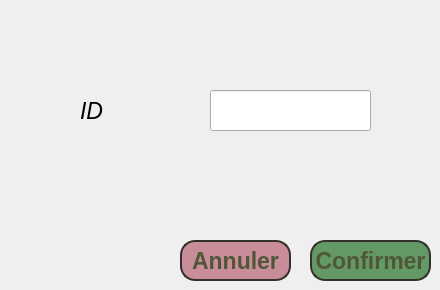
       <widget class="QWidget" name="page_226">
        <widget class="QPushButton" name="annuler_SS6">
         <property name="geometry">
          <rect>
           <x>180</x>
           <y>240</y>
           <width>111</width>
           <height>41</height>
          </rect>
         </property>
         <property name="font">
          <font>
           <family>MS UI Gothic</family>
           <pointsize>17</pointsize>
           <weight>75</weight>
           <bold>true</bold>
           <underline>false</underline>
           <strikeout>false</strikeout>
           <kerning>true</kerning>
          </font>
         </property>
         <property name="styleSheet">
          <string notr="true">box-shadow: 0px 1px 0px 0px #1c1b18;
	background:linear-gradient(to bottom, #eae0c2 5%, #ccc2a6 100%);
	background-color:#c88d98;
	border-radius:15px;
	border:2px solid #333029;
	display:inline-block;
	cursor:pointer;
	color:#505739;
	font-weight:bold;
	padding:0px 0 px;
	text-decoration:none;
	text-shadow:0px 1px 0px #ffffff;</string>
         </property>
         <property name="text">
          <string>Annuler</string>
         </property>
        </widget>
        <widget class="QPushButton" name="confirmerSS6">
         <property name="geometry">
          <rect>
           <x>310</x>
           <y>240</y>
           <width>121</width>
           <height>41</height>
          </rect>
         </property>
         <property name="font">
          <font>
           <family>MS UI Gothic</family>
           <pointsize>17</pointsize>
           <weight>75</weight>
           <bold>true</bold>
           <underline>false</underline>
           <strikeout>false</strikeout>
           <kerning>true</kerning>
          </font>
         </property>
         <property name="styleSheet">
          <string notr="true">box-shadow: 0px 1px 0px 0px #1c1b18;
	background:linear-gradient(to bottom, #eae0c2 5%, #ccc2a6 100%);
	background-color:#639965;
	border-radius:15px;
	border:2px solid #333029;
	display:inline-block;
	cursor:pointer;
	color:#505739;
	font-weight:bold;
	padding:0px 0 px;
	text-decoration:none;
	text-shadow:0px 1px 0px #ffffff;</string>
         </property>
         <property name="text">
          <string>Confirmer</string>
         </property>
        </widget>
        <widget class="QLineEdit" name="lineEdit_idSE6">
         <property name="geometry">
          <rect>
           <x>210</x>
           <y>90</y>
           <width>161</width>
           <height>41</height>
          </rect>
         </property>
         <property name="font">
          <font>
           <family>MS UI Gothic</family>
           <pointsize>12</pointsize>
           <weight>75</weight>
           <bold>true</bold>
          </font>
         </property>
        </widget>
        <widget class="QLabel" name="label_726">
         <property name="geometry">
          <rect>
           <x>80</x>
           <y>90</y>
           <width>101</width>
           <height>41</height>
          </rect>
         </property>
         <property name="font">
          <font>
           <pointsize>17</pointsize>
           <weight>50</weight>
           <italic>true</italic>
           <bold>false</bold>
          </font>
         </property>
         <property name="text">
          <string>ID</string>
         </property>
        </widget>
       </widget>
